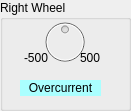
     <widget class="QGroupBox" name="groupBox_2">
      <property name="geometry">
       <rect>
        <x>410</x>
        <y>130</y>
        <width>131</width>
        <height>111</height>
       </rect>
      </property>
      <property name="title">
       <string>Right Wheel</string>
      </property>
      <widget class="QDial" name="dial">
       <property name="enabled">
        <bool>false</bool>
       </property>
       <property name="geometry">
        <rect>
         <x>40</x>
         <y>10</y>
         <width>50</width>
         <height>64</height>
        </rect>
       </property>
       <property name="minimum">
        <number>-500</number>
       </property>
       <property name="maximum">
        <number>500</number>
       </property>
       <property name="value">
        <number>0</number>
       </property>
      </widget>
      <widget class="QLabel" name="label_4">
       <property name="geometry">
        <rect>
         <x>80</x>
         <y>50</y>
         <width>58</width>
         <height>15</height>
        </rect>
       </property>
       <property name="text">
        <string>500</string>
       </property>
      </widget>
      <widget class="QLabel" name="label_5">
       <property name="geometry">
        <rect>
         <x>-10</x>
         <y>50</y>
         <width>58</width>
         <height>15</height>
        </rect>
       </property>
       <property name="layoutDirection">
        <enum>Qt::LeftToRight</enum>
       </property>
       <property name="text">
        <string>-500</string>
       </property>
       <property name="alignment">
        <set>Qt::AlignRight|Qt::AlignTrailing|Qt::AlignVCenter</set>
       </property>
      </widget>
      <widget class="QLabel" name="label_7">
       <property name="geometry">
        <rect>
         <x>20</x>
         <y>80</y>
         <width>81</width>
         <height>16</height>
        </rect>
       </property>
       <property name="palette">
        <palette>
         <active>
          <colorrole role="WindowText">
           <brush brushstyle="SolidPattern">
            <color alpha="255">
             <red>0</red>
             <green>0</green>
             <blue>0</blue>
            </color>
           </brush>
          </colorrole>
          <colorrole role="Button">
           <brush brushstyle="SolidPattern">
            <color alpha="255">
             <red>170</red>
             <green>255</green>
             <blue>255</blue>
            </color>
           </brush>
          </colorrole>
          <colorrole role="Light">
           <brush brushstyle="SolidPattern">
            <color alpha="255">
             <red>255</red>
             <green>255</green>
             <blue>255</blue>
            </color>
           </brush>
          </colorrole>
          <colorrole role="Midlight">
           <brush brushstyle="SolidPattern">
            <color alpha="255">
             <red>212</red>
             <green>255</green>
             <blue>255</blue>
            </color>
           </brush>
          </colorrole>
          <colorrole role="Dark">
           <brush brushstyle="SolidPattern">
            <color alpha="255">
             <red>85</red>
             <green>127</green>
             <blue>127</blue>
            </color>
           </brush>
          </colorrole>
          <colorrole role="Mid">
           <brush brushstyle="SolidPattern">
            <color alpha="255">
             <red>113</red>
             <green>170</green>
             <blue>170</blue>
            </color>
           </brush>
          </colorrole>
          <colorrole role="Text">
           <brush brushstyle="SolidPattern">
            <color alpha="255">
             <red>0</red>
             <green>0</green>
             <blue>0</blue>
            </color>
           </brush>
          </colorrole>
          <colorrole role="BrightText">
           <brush brushstyle="SolidPattern">
            <color alpha="255">
             <red>255</red>
             <green>255</green>
             <blue>255</blue>
            </color>
           </brush>
          </colorrole>
          <colorrole role="ButtonText">
           <brush brushstyle="SolidPattern">
            <color alpha="255">
             <red>0</red>
             <green>0</green>
             <blue>0</blue>
            </color>
           </brush>
          </colorrole>
          <colorrole role="Base">
           <brush brushstyle="SolidPattern">
            <color alpha="255">
             <red>255</red>
             <green>255</green>
             <blue>255</blue>
            </color>
           </brush>
          </colorrole>
          <colorrole role="Window">
           <brush brushstyle="SolidPattern">
            <color alpha="255">
             <red>170</red>
             <green>255</green>
             <blue>255</blue>
            </color>
           </brush>
          </colorrole>
          <colorrole role="Shadow">
           <brush brushstyle="SolidPattern">
            <color alpha="255">
             <red>0</red>
             <green>0</green>
             <blue>0</blue>
            </color>
           </brush>
          </colorrole>
          <colorrole role="AlternateBase">
           <brush brushstyle="SolidPattern">
            <color alpha="255">
             <red>212</red>
             <green>255</green>
             <blue>255</blue>
            </color>
           </brush>
          </colorrole>
          <colorrole role="ToolTipBase">
           <brush brushstyle="SolidPattern">
            <color alpha="255">
             <red>255</red>
             <green>255</green>
             <blue>220</blue>
            </color>
           </brush>
          </colorrole>
          <colorrole role="ToolTipText">
           <brush brushstyle="SolidPattern">
            <color alpha="255">
             <red>0</red>
             <green>0</green>
             <blue>0</blue>
            </color>
           </brush>
          </colorrole>
         </active>
         <inactive>
          <colorrole role="WindowText">
           <brush brushstyle="SolidPattern">
            <color alpha="255">
             <red>0</red>
             <green>0</green>
             <blue>0</blue>
            </color>
           </brush>
          </colorrole>
          <colorrole role="Button">
           <brush brushstyle="SolidPattern">
            <color alpha="255">
             <red>170</red>
             <green>255</green>
             <blue>255</blue>
            </color>
           </brush>
          </colorrole>
          <colorrole role="Light">
           <brush brushstyle="SolidPattern">
            <color alpha="255">
             <red>255</red>
             <green>255</green>
             <blue>255</blue>
            </color>
           </brush>
          </colorrole>
          <colorrole role="Midlight">
           <brush brushstyle="SolidPattern">
            <color alpha="255">
             <red>212</red>
             <green>255</green>
             <blue>255</blue>
            </color>
           </brush>
          </colorrole>
          <colorrole role="Dark">
           <brush brushstyle="SolidPattern">
            <color alpha="255">
             <red>85</red>
             <green>127</green>
             <blue>127</blue>
            </color>
           </brush>
          </colorrole>
          <colorrole role="Mid">
           <brush brushstyle="SolidPattern">
            <color alpha="255">
             <red>113</red>
             <green>170</green>
             <blue>170</blue>
            </color>
           </brush>
          </colorrole>
          <colorrole role="Text">
           <brush brushstyle="SolidPattern">
            <color alpha="255">
             <red>0</red>
             <green>0</green>
             <blue>0</blue>
            </color>
           </brush>
          </colorrole>
          <colorrole role="BrightText">
           <brush brushstyle="SolidPattern">
            <color alpha="255">
             <red>255</red>
             <green>255</green>
             <blue>255</blue>
            </color>
           </brush>
          </colorrole>
          <colorrole role="ButtonText">
           <brush brushstyle="SolidPattern">
            <color alpha="255">
             <red>0</red>
             <green>0</green>
             <blue>0</blue>
            </color>
           </brush>
          </colorrole>
          <colorrole role="Base">
           <brush brushstyle="SolidPattern">
            <color alpha="255">
             <red>255</red>
             <green>255</green>
             <blue>255</blue>
            </color>
           </brush>
          </colorrole>
          <colorrole role="Window">
           <brush brushstyle="SolidPattern">
            <color alpha="255">
             <red>170</red>
             <green>255</green>
             <blue>255</blue>
            </color>
           </brush>
          </colorrole>
          <colorrole role="Shadow">
           <brush brushstyle="SolidPattern">
            <color alpha="255">
             <red>0</red>
             <green>0</green>
             <blue>0</blue>
            </color>
           </brush>
          </colorrole>
          <colorrole role="AlternateBase">
           <brush brushstyle="SolidPattern">
            <color alpha="255">
             <red>212</red>
             <green>255</green>
             <blue>255</blue>
            </color>
           </brush>
          </colorrole>
          <colorrole role="ToolTipBase">
           <brush brushstyle="SolidPattern">
            <color alpha="255">
             <red>255</red>
             <green>255</green>
             <blue>220</blue>
            </color>
           </brush>
          </colorrole>
          <colorrole role="ToolTipText">
           <brush brushstyle="SolidPattern">
            <color alpha="255">
             <red>0</red>
             <green>0</green>
             <blue>0</blue>
            </color>
           </brush>
          </colorrole>
         </inactive>
         <disabled>
          <colorrole role="WindowText">
           <brush brushstyle="SolidPattern">
            <color alpha="255">
             <red>85</red>
             <green>127</green>
             <blue>127</blue>
            </color>
           </brush>
          </colorrole>
          <colorrole role="Button">
           <brush brushstyle="SolidPattern">
            <color alpha="255">
             <red>170</red>
             <green>255</green>
             <blue>255</blue>
            </color>
           </brush>
          </colorrole>
          <colorrole role="Light">
           <brush brushstyle="SolidPattern">
            <color alpha="255">
             <red>255</red>
             <green>255</green>
             <blue>255</blue>
            </color>
           </brush>
          </colorrole>
          <colorrole role="Midlight">
           <brush brushstyle="SolidPattern">
            <color alpha="255">
             <red>212</red>
             <green>255</green>
             <blue>255</blue>
            </color>
           </brush>
          </colorrole>
          <colorrole role="Dark">
           <brush brushstyle="SolidPattern">
            <color alpha="255">
             <red>85</red>
             <green>127</green>
             <blue>127</blue>
            </color>
           </brush>
          </colorrole>
          <colorrole role="Mid">
           <brush brushstyle="SolidPattern">
            <color alpha="255">
             <red>113</red>
             <green>170</green>
             <blue>170</blue>
            </color>
           </brush>
          </colorrole>
          <colorrole role="Text">
           <brush brushstyle="SolidPattern">
            <color alpha="255">
             <red>85</red>
             <green>127</green>
             <blue>127</blue>
            </color>
           </brush>
          </colorrole>
          <colorrole role="BrightText">
           <brush brushstyle="SolidPattern">
            <color alpha="255">
             <red>255</red>
             <green>255</green>
             <blue>255</blue>
            </color>
           </brush>
          </colorrole>
          <colorrole role="ButtonText">
           <brush brushstyle="SolidPattern">
            <color alpha="255">
             <red>85</red>
             <green>127</green>
             <blue>127</blue>
            </color>
           </brush>
          </colorrole>
          <colorrole role="Base">
           <brush brushstyle="SolidPattern">
            <color alpha="255">
             <red>170</red>
             <green>255</green>
             <blue>255</blue>
            </color>
           </brush>
          </colorrole>
          <colorrole role="Window">
           <brush brushstyle="SolidPattern">
            <color alpha="255">
             <red>170</red>
             <green>255</green>
             <blue>255</blue>
            </color>
           </brush>
          </colorrole>
          <colorrole role="Shadow">
           <brush brushstyle="SolidPattern">
            <color alpha="255">
             <red>0</red>
             <green>0</green>
             <blue>0</blue>
            </color>
           </brush>
          </colorrole>
          <colorrole role="AlternateBase">
           <brush brushstyle="SolidPattern">
            <color alpha="255">
             <red>170</red>
             <green>255</green>
             <blue>255</blue>
            </color>
           </brush>
          </colorrole>
          <colorrole role="ToolTipBase">
           <brush brushstyle="SolidPattern">
            <color alpha="255">
             <red>255</red>
             <green>255</green>
             <blue>220</blue>
            </color>
           </brush>
          </colorrole>
          <colorrole role="ToolTipText">
           <brush brushstyle="SolidPattern">
            <color alpha="255">
             <red>0</red>
             <green>0</green>
             <blue>0</blue>
            </color>
           </brush>
          </colorrole>
         </disabled>
        </palette>
       </property>
       <property name="autoFillBackground">
        <bool>true</bool>
       </property>
       <property name="text">
        <string>Overcurrent</string>
       </property>
       <property name="alignment">
        <set>Qt::AlignCenter</set>
       </property>
      </widget>
     </widget>
